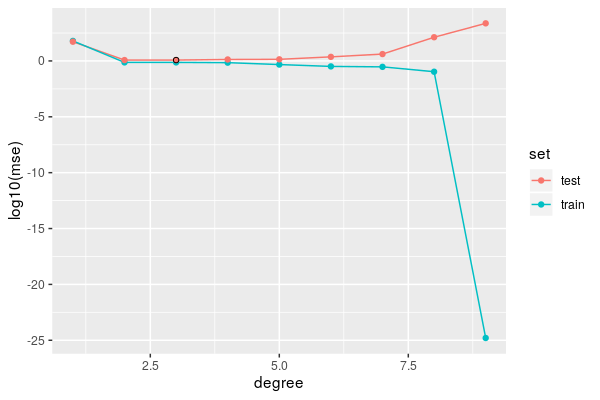

Here is the R script that generated this plot:
library(ggplot2)
library(data.table)

f <- function(x)x^2
min.x <- -5
max.x <- 5
x.vec <- seq(min.x, max.x, l=101)
x.dt <- data.table(x=x.vec)
f.dt <- data.table(x.dt, pred.y=f(x.vec), fun="true")
ggplot()+
  geom_line(aes(
    x=x, y=pred.y, color=fun),
    data=f.dt)

generate.data <- function(N.data){
  x <- runif(N.data, min.x, max.x)
  y <- f(x) + rnorm(N.data)
  data.table(x, y)
}
set.seed(1)
N.train <- 10
(train.dt <- generate.data(N.train))
ggplot()+
  geom_point(aes(
    x, y),
    data=train.dt)

set.list <- list(
  train=train.dt,
  test=generate.data(100))

degree.vec <- 1:(N.train-1)
model.dt.list <- list()
error.dt.list <- list()
for(degree in degree.vec){
  right.side.vec <- paste0("I(x^", 1:degree, ")")
  right.side.str <- paste(right.side.vec, collapse="+")
  model.str <- paste("y ~", right.side.str)
  model.formula <- as.formula(model.str)
  model.fit <- lm(model.formula, train.dt)
  model.dt.list[[paste(degree)]] <- data.table(
    x=x.vec,
    pred.y=predict(model.fit, x.dt),
    degree,
    fun=paste0("lm.degree=", degree))
  for(set in names(set.list)){
    set.dt <- set.list[[set]]
    pred.y <- predict(model.fit, set.dt)
    squared.error <- (set.dt$y - pred.y)^2
    error.dt.list[[paste(degree, set)]] <- data.table(
      mse=mean(squared.error),
      degree,
      set)
  }
}
model.dt <- do.call(rbind, model.dt.list)
error.dt <- do.call(rbind, error.dt.list)

gg.funs <- ggplot()+
  geom_point(aes(
    x, y),
    data=train.dt)+
  geom_line(aes(
    x, pred.y, color=fun),
    data=model.dt[degree %in% c(1,2,N.train-1)])+
  coord_cartesian(ylim=range(train.dt$y))
print(gg.funs)

png("figure-quadratic-funs.png", width=6, height=4, units="in", res=100)
print(gg.funs)
dev.off()

best.err <- error.dt[set=="test"][mse==min(mse)]
gg.err <- ggplot(error.dt, aes(degree, log10(mse), color=set))+
  geom_line()+
  geom_point()+
  geom_point(
    color="black",
    shape=1,
    data=best.err)

png("figure-quadratic.png", width=6, height=4, units="in", res=100)
print(gg.err)
dev.off()
